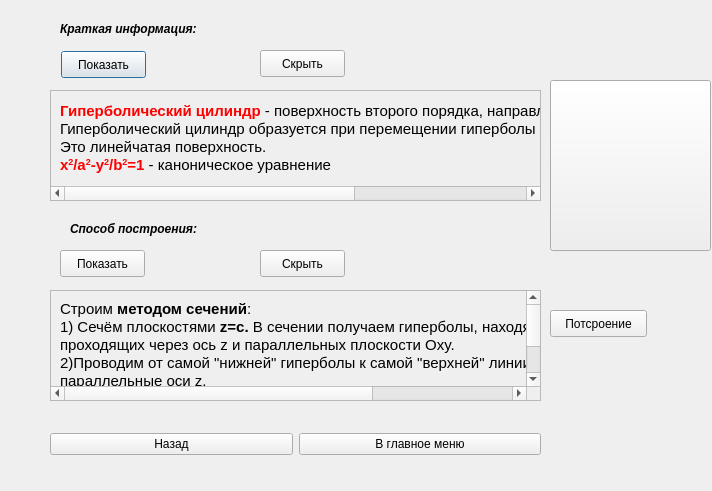
<?xml version="1.0" encoding="UTF-8"?>
<ui version="4.0">
 <class>gipchil</class>
 <widget class="QDialog" name="gipchil">
  <property name="geometry">
   <rect>
    <x>0</x>
    <y>0</y>
    <width>712</width>
    <height>491</height>
   </rect>
  </property>
  <property name="windowTitle">
   <string>Dialog</string>
  </property>
  <widget class="QPushButton" name="pushButton">
   <property name="geometry">
    <rect>
     <x>61</x>
     <y>51</y>
     <width>85</width>
     <height>27</height>
    </rect>
   </property>
   <property name="text">
    <string>Показать</string>
   </property>
  </widget>
  <widget class="QPushButton" name="pushButton_2">
   <property name="geometry">
    <rect>
     <x>60</x>
     <y>250</y>
     <width>85</width>
     <height>27</height>
    </rect>
   </property>
   <property name="text">
    <string>Показать</string>
   </property>
  </widget>
  <widget class="QPushButton" name="pushButton_3">
   <property name="geometry">
    <rect>
     <x>260</x>
     <y>50</y>
     <width>85</width>
     <height>27</height>
    </rect>
   </property>
   <property name="text">
    <string>Скрыть</string>
   </property>
  </widget>
  <widget class="QPushButton" name="pushButton_4">
   <property name="geometry">
    <rect>
     <x>260</x>
     <y>250</y>
     <width>85</width>
     <height>27</height>
    </rect>
   </property>
   <property name="text">
    <string>Скрыть</string>
   </property>
  </widget>
  <widget class="QLabel" name="label_2">
   <property name="geometry">
    <rect>
     <x>60</x>
     <y>20</y>
     <width>181</width>
     <height>17</height>
    </rect>
   </property>
   <property name="font">
    <font>
     <weight>75</weight>
     <italic>true</italic>
     <bold>true</bold>
    </font>
   </property>
   <property name="text">
    <string>Краткая информация:</string>
   </property>
  </widget>
  <widget class="QLabel" name="label_8">
   <property name="geometry">
    <rect>
     <x>70</x>
     <y>220</y>
     <width>171</width>
     <height>17</height>
    </rect>
   </property>
   <property name="font">
    <font>
     <weight>75</weight>
     <italic>true</italic>
     <bold>true</bold>
    </font>
   </property>
   <property name="text">
    <string>Способ построения:</string>
   </property>
  </widget>
  <widget class="QScrollArea" name="scrollArea">
   <property name="geometry">
    <rect>
     <x>50</x>
     <y>90</y>
     <width>491</width>
     <height>111</height>
    </rect>
   </property>
   <property name="widgetResizable">
    <bool>true</bool>
   </property>
   <widget class="QWidget" name="scrollAreaWidgetContents">
    <property name="geometry">
     <rect>
      <x>0</x>
      <y>0</y>
      <width>786</width>
      <height>93</height>
     </rect>
    </property>
    <layout class="QVBoxLayout" name="verticalLayout">
     <item>
      <widget class="QLabel" name="label">
       <property name="text">
        <string>&lt;!DOCTYPE HTML PUBLIC &quot;-//W3C//DTD HTML 4.0//EN&quot; &quot;http://www.w3.org/TR/REC-html40/strict.dtd&quot;&gt;
&lt;html&gt;&lt;head&gt;&lt;meta name=&quot;qrichtext&quot; content=&quot;1&quot; /&gt;&lt;style type=&quot;text/css&quot;&gt;
p, li { white-space: pre-wrap; }
&lt;/style&gt;&lt;/head&gt;&lt;body style=&quot; font-family:'Ubuntu'; font-size:11pt; font-weight:400; font-style:normal;&quot;&gt;
&lt;p style=&quot; margin-top:0px; margin-bottom:0px; margin-left:0px; margin-right:0px; -qt-block-indent:0; text-indent:0px;&quot;&gt;&lt;span style=&quot; font-weight:600; color:#ff0000;&quot;&gt;Гиперболический цилиндр&lt;/span&gt; - поверхность второго порядка, направляющей для которой служит&lt;span style=&quot; font-weight:600;&quot;&gt; гипербола.&lt;/span&gt;&lt;/p&gt;
&lt;p style=&quot; margin-top:0px; margin-bottom:0px; margin-left:0px; margin-right:0px; -qt-block-indent:0; text-indent:0px;&quot;&gt;Гиперболический цилиндр образуется при перемещении гиперболы по прямой.&lt;/p&gt;
&lt;p style=&quot; margin-top:0px; margin-bottom:0px; margin-left:0px; margin-right:0px; -qt-block-indent:0; text-indent:0px;&quot;&gt;Это линейчатая поверхность.&lt;/p&gt;
&lt;p style=&quot; margin-top:0px; margin-bottom:0px; margin-left:0px; margin-right:0px; -qt-block-indent:0; text-indent:0px;&quot;&gt;&lt;span style=&quot; font-weight:600; color:#ff0000;&quot;&gt;x&lt;/span&gt;&lt;span style=&quot; font-weight:600; color:#ff0000; vertical-align:super;&quot;&gt;2&lt;/span&gt;&lt;span style=&quot; font-weight:600; color:#ff0000;&quot;&gt;/a&lt;/span&gt;&lt;span style=&quot; font-weight:600; color:#ff0000; vertical-align:super;&quot;&gt;2&lt;/span&gt;&lt;span style=&quot; font-weight:600; color:#ff0000;&quot;&gt;-y&lt;/span&gt;&lt;span style=&quot; font-weight:600; color:#ff0000; vertical-align:super;&quot;&gt;2&lt;/span&gt;&lt;span style=&quot; font-weight:600; color:#ff0000;&quot;&gt;/b&lt;/span&gt;&lt;span style=&quot; font-weight:600; color:#ff0000; vertical-align:super;&quot;&gt;2&lt;/span&gt;&lt;span style=&quot; font-weight:600; color:#ff0000;&quot;&gt;=1&lt;/span&gt; - каноническое уравнение&lt;/p&gt;&lt;/body&gt;&lt;/html&gt;</string>
       </property>
      </widget>
     </item>
    </layout>
   </widget>
  </widget>
  <widget class="QScrollArea" name="scrollArea_2">
   <property name="geometry">
    <rect>
     <x>50</x>
     <y>290</y>
     <width>491</width>
     <height>111</height>
    </rect>
   </property>
   <property name="widgetResizable">
    <bool>true</bool>
   </property>
   <widget class="QWidget" name="scrollAreaWidgetContents_2">
    <property name="geometry">
     <rect>
      <x>0</x>
      <y>0</y>
      <width>686</width>
      <height>153</height>
     </rect>
    </property>
    <layout class="QVBoxLayout" name="verticalLayout_2">
     <item>
      <widget class="QLabel" name="label_3">
       <property name="text">
        <string>&lt;!DOCTYPE HTML PUBLIC &quot;-//W3C//DTD HTML 4.0//EN&quot; &quot;http://www.w3.org/TR/REC-html40/strict.dtd&quot;&gt;
&lt;html&gt;&lt;head&gt;&lt;meta name=&quot;qrichtext&quot; content=&quot;1&quot; /&gt;&lt;style type=&quot;text/css&quot;&gt;
p, li { white-space: pre-wrap; }
&lt;/style&gt;&lt;/head&gt;&lt;body style=&quot; font-family:'Ubuntu'; font-size:11pt; font-weight:400; font-style:normal;&quot;&gt;
&lt;p style=&quot; margin-top:0px; margin-bottom:0px; margin-left:0px; margin-right:0px; -qt-block-indent:0; text-indent:0px;&quot;&gt;Строим&lt;span style=&quot; font-weight:600;&quot;&gt; методом сечений&lt;/span&gt;:&lt;/p&gt;
&lt;p style=&quot; margin-top:0px; margin-bottom:0px; margin-left:0px; margin-right:0px; -qt-block-indent:0; text-indent:0px;&quot;&gt;1) Сечём плоскостями&lt;span style=&quot; font-weight:600;&quot;&gt; z=c.&lt;/span&gt; В сечении получаем гиперболы, находящиеся в разных плоскостях, &lt;/p&gt;
&lt;p style=&quot; margin-top:0px; margin-bottom:0px; margin-left:0px; margin-right:0px; -qt-block-indent:0; text-indent:0px;&quot;&gt;проходящих через ось z и параллельных плоскости Oxy.&lt;/p&gt;
&lt;p style=&quot; margin-top:0px; margin-bottom:0px; margin-left:0px; margin-right:0px; -qt-block-indent:0; text-indent:0px;&quot;&gt;2)Проводим от самой &amp;quot;нижней&amp;quot; гиперболы к самой &amp;quot;верхней&amp;quot; линии,&lt;/p&gt;
&lt;p style=&quot; margin-top:0px; margin-bottom:0px; margin-left:0px; margin-right:0px; -qt-block-indent:0; text-indent:0px;&quot;&gt;параллельные оси z.&lt;/p&gt;
&lt;p style=&quot; margin-top:0px; margin-bottom:0px; margin-left:0px; margin-right:0px; -qt-block-indent:0; text-indent:0px;&quot;&gt;3)Получаем гиперболический цилиндр.&lt;/p&gt;&lt;/body&gt;&lt;/html&gt;</string>
       </property>
      </widget>
     </item>
     <item>
      <widget class="QPushButton" name="pushButton_8">
       <property name="text">
        <string>Построение гиперболы</string>
       </property>
      </widget>
     </item>
    </layout>
   </widget>
  </widget>
  <widget class="QWidget" name="layoutWidget">
   <property name="geometry">
    <rect>
     <x>50</x>
     <y>430</y>
     <width>491</width>
     <height>29</height>
    </rect>
   </property>
   <layout class="QHBoxLayout" name="horizontalLayout">
    <item>
     <widget class="QPushButton" name="pushButton_5">
      <property name="text">
       <string>Назад</string>
      </property>
     </widget>
    </item>
    <item>
     <widget class="QPushButton" name="pushButton_6">
      <property name="text">
       <string>В главное меню</string>
      </property>
     </widget>
    </item>
   </layout>
  </widget>
  <widget class="QPushButton" name="pushButton_7">
   <property name="geometry">
    <rect>
     <x>550</x>
     <y>80</y>
     <width>161</width>
     <height>171</height>
    </rect>
   </property>
   <property name="text">
    <string/>
   </property>
   <property name="icon">
    <iconset resource="Res/Res.qrc">
     <normaloff>:/Res/pimage430.png</normaloff>:/Res/pimage430.png</iconset>
   </property>
   <property name="iconSize">
    <size>
     <width>150</width>
     <height>150</height>
    </size>
   </property>
  </widget>
  <widget class="QPushButton" name="pushButton_9">
   <property name="geometry">
    <rect>
     <x>550</x>
     <y>310</y>
     <width>97</width>
     <height>27</height>
    </rect>
   </property>
   <property name="text">
    <string>Потсроение</string>
   </property>
  </widget>
 </widget>
 <resources>
  <include location="Res/Res.qrc"/>
 </resources>
 <connections/>
</ui>
